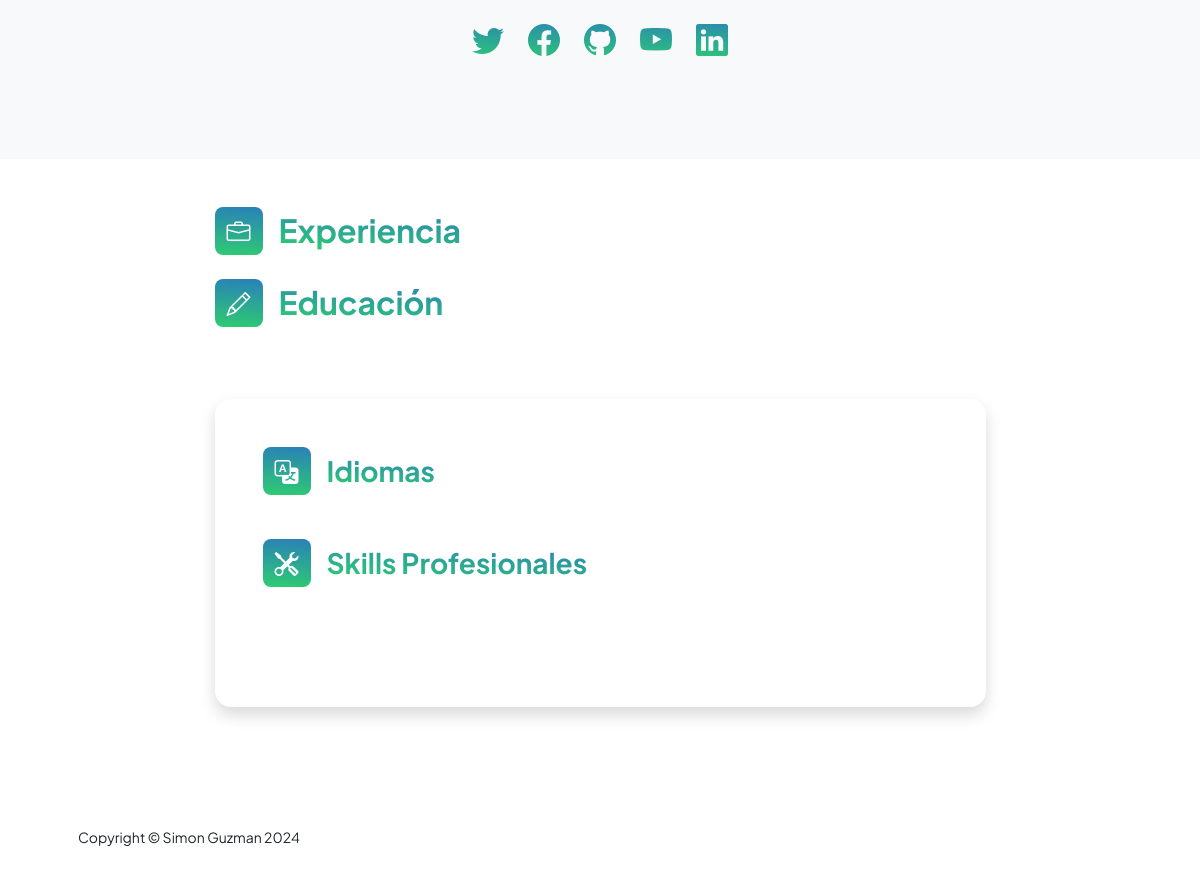
Before: /appUsers/perfil (signed in, lower part) with the older database file.
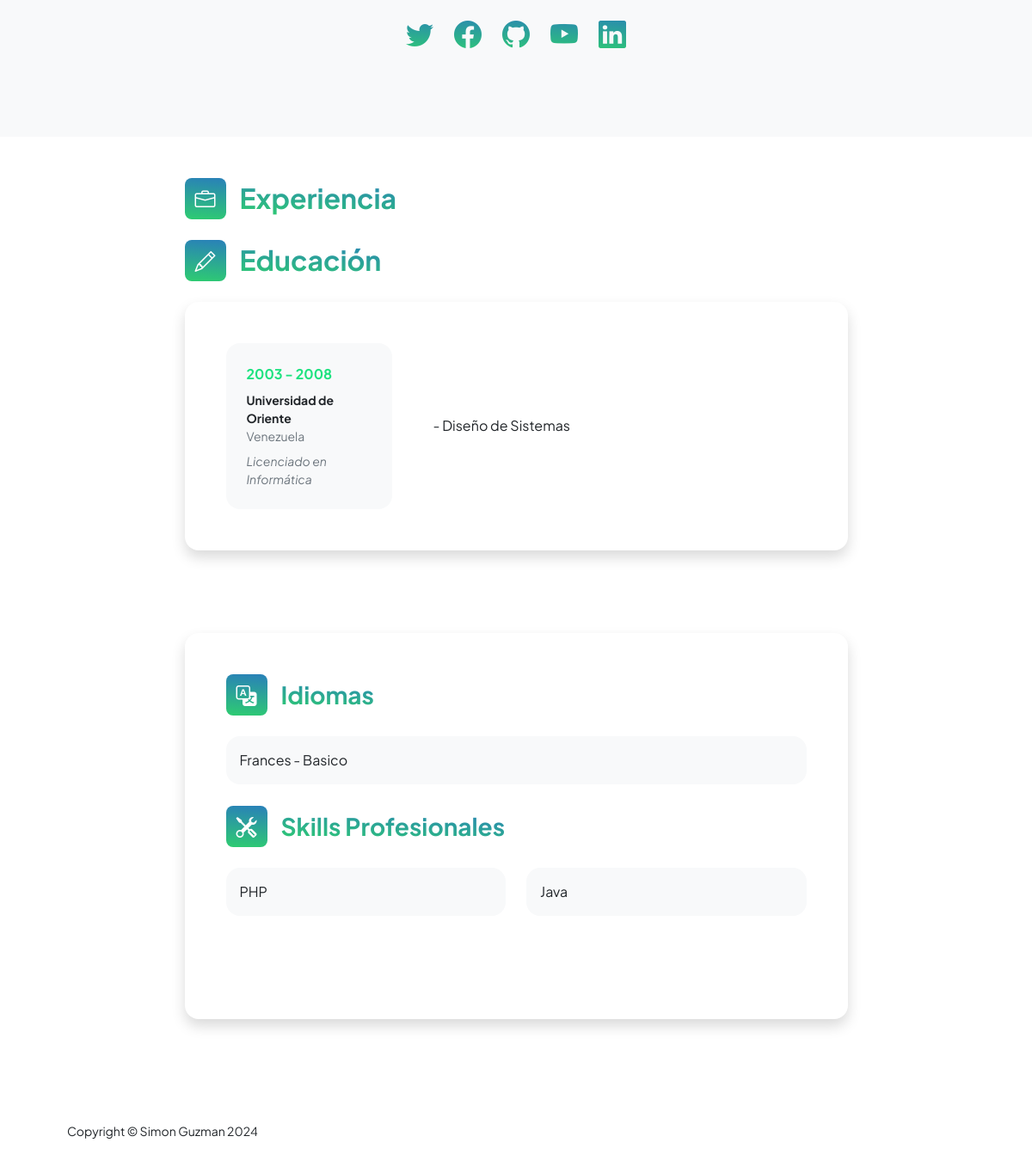
After: the same page with the newer database file.
### appUsers/models.py (models this page shows, shortened)
class Educacion(models.Model):
    user = models.ForeignKey(User, on_delete=models.CASCADE, null=True)
    institucion = models.CharField(max_length=100)
    titulo = models.CharField(max_length=100)
    description = models.CharField(max_length=1000)
    pais = models.CharField(max_length=50)
    periodo_inicio = models.IntegerField()
    periodo_fin = models.IntegerField(null=True, blank=True)

class Idiomas(models.Model):
    user = models.ForeignKey(User, on_delete=models.CASCADE, null=True)
    idioma = models.CharField(max_length=50)
    nivel = models.CharField(max_length=20)

class Skills(models.Model):
    user = models.ForeignKey(User, on_delete=models.CASCADE, null=True)
    aptitud = models.CharField(max_length=50)

### appUsers/views.py (the view)
# urls.py: path('perfil',views.perfil,name="Perfil"),
@login_required
def perfil(request):
    experiencias = ExperienciaLaboral.objects.filter(user=request.user)
    estudios = Educacion.objects.filter(user=request.user)
    perfil=DataUsuario.objects.filter(user=request.user)
    skills = Skills.objects.filter(user=request.user)
    idiomas = Idiomas.objects.filter(user=request.user)
    return render(request,"appUsers/perfil.html",{"experiencias":experiencias,"estudios":estudios,"idiomas":idiomas,"perfil":perfil,"skills":skills})

### appUsers/templates/appUsers/perfil.html (shortened to what the changed rows need)
{% extends "appUsers/base.html" %}
{% load static %}
{% block datosDinamicos %}
<div class="container px-5 my-5">
    <div class="row gx-5 justify-content-center">
        <div class="col-lg-11 col-xl-9 col-xxl-8">
            <section>
                <div class="d-flex align-items-center mb-4">
                    <h2 class="fw-bolder mb-0"><span class="text-gradient d-inline">Experiencia</span></h2>
                </div>
            </section>
            <section>
                <div class="d-flex align-items-center mb-4">
                    <h2 class="fw-bolder mb-0"><span class="text-gradient d-inline">Educación</span></h2>
                </div>
                {% for est in estudios %}
                <div class="card shadow border-0 rounded-4 mb-5">
                    <div class="card-body p-5">
                        <div class="row align-items-center gx-5">
                            <div class="col text-center text-lg-start mb-4 mb-lg-0">
                                <div class="bg-light p-4 rounded-4">
                                    <div class="text-secondary fw-bolder mb-2">{{est.periodo_inicio}} - {{est.periodo_fin}}</div>
                                    <div class="mb-2">
                                        <div class="small fw-bolder">{{est.institucion}}</div>
                                        <div class="small text-muted">{{est.pais}}</div>
                                    </div>
                                    <div class="fst-italic">
                                        <div class="small text-muted">{{est.titulo}}</div>
                                    </div>
                                </div>
                            </div>
                            <div class="col-lg-8"><div>{{est.description}}</div></div>
                        </div>
                    </div>
                </div>
                {% endfor%}
            </section>
            <section>
                <div class="card shadow border-0 rounded-4 mb-5">
                    <div class="card-body p-5">
                        <div class="mb-0">
                            <div class="row row-cols-1 row-cols-md-1">
                                {% for est in idiomas %}
                                <div class="col mb-4 mb-md-0" style="margin-bottom: 5px !important;">
                                    <div class="d-flex align-items-center bg-light rounded-4 p-3 h-100">{{est.idioma}} - {{est.nivel}}</div>
                                </div>
                                {% endfor%}
                            </div>
                        </div>
                        <div class="mb-5" style="margin-top: 20px;">
                            <div class="row">
                                {% for est in skills %}
                                    <div class="col mb-4">
                                        <div class="d-flex align-items-center bg-light rounded-4 p-3 h-100">{{ est.aptitud }}</div>
                                    </div>
                                    {% if forloop.counter|divisibleby:3 or forloop.last %}
                                        </div>{% if not forloop.last %}<div class="row">{% endif %}
                                    {% endif %}
                                {% endfor %}
                            </div>
                        </div>
                    </div>
                </div>
            </section>
        </div>
    </div>
</div>
{% endblock %}

Changed rows visible on the page:
added Educacion: periodo_inicio "2003", periodo_fin "2008", institucion "Universidad de Oriente", pais "Venezuela", titulo "Licenciado en Informática", description "- Diseño de Sistemas"
added Idiomas: idioma "Frances", nivel "Basico"
added Skills: aptitud "PHP"
added Skills: aptitud "Java"
